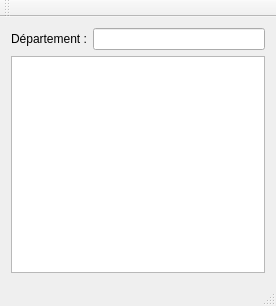
<?xml version="1.0" encoding="UTF-8"?>
<ui version="4.0">
 <class>MainWindow</class>
 <widget class="QMainWindow" name="MainWindow">
  <property name="geometry">
   <rect>
    <x>0</x>
    <y>0</y>
    <width>276</width>
    <height>306</height>
   </rect>
  </property>
  <property name="windowTitle">
   <string>MainWindow</string>
  </property>
  <widget class="QWidget" name="centralWidget">
   <layout class="QHBoxLayout" name="horizontalLayout_2">
    <item>
     <layout class="QVBoxLayout" name="verticalLayout">
      <item>
       <layout class="QHBoxLayout" name="horizontalLayout">
        <item>
         <widget class="QLabel" name="labelDepartment">
          <property name="text">
           <string>Département :</string>
          </property>
         </widget>
        </item>
        <item>
         <widget class="QLineEdit" name="lineEditDpartement"/>
        </item>
       </layout>
      </item>
      <item>
       <widget class="QTableView" name="tableView"/>
      </item>
     </layout>
    </item>
   </layout>
  </widget>
  <widget class="QMenuBar" name="menuBar">
   <property name="geometry">
    <rect>
     <x>0</x>
     <y>0</y>
     <width>276</width>
     <height>22</height>
    </rect>
   </property>
  </widget>
  <widget class="QToolBar" name="mainToolBar">
   <attribute name="toolBarArea">
    <enum>TopToolBarArea</enum>
   </attribute>
   <attribute name="toolBarBreak">
    <bool>false</bool>
   </attribute>
  </widget>
  <widget class="QStatusBar" name="statusBar"/>
 </widget>
 <layoutdefault spacing="6" margin="11"/>
 <resources/>
 <connections/>
</ui>
